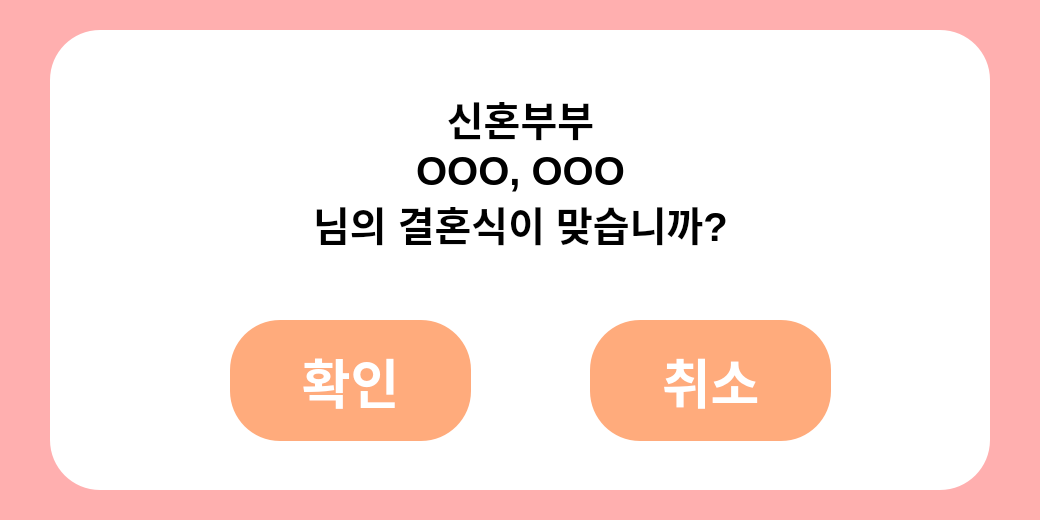
<?xml version="1.0" encoding="UTF-8"?>
<ui version="4.0">
 <class>chk_Dialog</class>
 <widget class="QDialog" name="chk_Dialog">
  <property name="windowModality">
   <enum>Qt::ApplicationModal</enum>
  </property>
  <property name="geometry">
   <rect>
    <x>0</x>
    <y>0</y>
    <width>1040</width>
    <height>520</height>
   </rect>
  </property>
  <property name="windowTitle">
   <string>Dialog</string>
  </property>
  <property name="styleSheet">
   <string notr="true">background:#FFAFAF;</string>
  </property>
  <widget class="QFrame" name="chk_D_frame">
   <property name="geometry">
    <rect>
     <x>50</x>
     <y>30</y>
     <width>940</width>
     <height>460</height>
    </rect>
   </property>
   <property name="styleSheet">
    <string notr="true">background: #FFFFFF;border-radius: 50px;</string>
   </property>
   <property name="frameShape">
    <enum>QFrame::StyledPanel</enum>
   </property>
   <property name="frameShadow">
    <enum>QFrame::Raised</enum>
   </property>
   <widget class="QPushButton" name="chk_D_button_3">
    <property name="geometry">
     <rect>
      <x>180</x>
      <y>290</y>
      <width>241</width>
      <height>121</height>
     </rect>
    </property>
    <property name="font">
     <font>
      <pointsize>40</pointsize>
      <bold>true</bold>
     </font>
    </property>
    <property name="styleSheet">
     <string notr="true">background: #FFAB7C;color: #FFFFFF;</string>
    </property>
    <property name="text">
     <string>확인</string>
    </property>
   </widget>
   <widget class="QPushButton" name="chk_D_button_4">
    <property name="geometry">
     <rect>
      <x>540</x>
      <y>290</y>
      <width>241</width>
      <height>121</height>
     </rect>
    </property>
    <property name="font">
     <font>
      <pointsize>40</pointsize>
      <bold>true</bold>
     </font>
    </property>
    <property name="styleSheet">
     <string notr="true">background: #FFAB7C;color: #FFFFFF;</string>
    </property>
    <property name="text">
     <string>취소</string>
    </property>
   </widget>
   <widget class="QLabel" name="chk_D_label_2">
    <property name="geometry">
     <rect>
      <x>230</x>
      <y>30</y>
      <width>481</width>
      <height>221</height>
     </rect>
    </property>
    <property name="font">
     <font>
      <pointsize>30</pointsize>
      <bold>true</bold>
     </font>
    </property>
    <property name="text">
     <string>신혼부부
OOO, OOO
님의 결혼식이 맞습니까?</string>
    </property>
    <property name="alignment">
     <set>Qt::AlignCenter</set>
    </property>
   </widget>
  </widget>
 </widget>
 <resources/>
 <connections>
  <connection>
   <sender>chk_D_button_3</sender>
   <signal>clicked()</signal>
   <receiver>chk_Dialog</receiver>
   <slot>accept()</slot>
   <hints>
    <hint type="sourcelabel">
     <x>357</x>
     <y>374</y>
    </hint>
    <hint type="destinationlabel">
     <x>367</x>
     <y>-13</y>
    </hint>
   </hints>
  </connection>
  <connection>
   <sender>chk_D_button_4</sender>
   <signal>clicked()</signal>
   <receiver>chk_Dialog</receiver>
   <slot>reject()</slot>
   <hints>
    <hint type="sourcelabel">
     <x>690</x>
     <y>395</y>
    </hint>
    <hint type="destinationlabel">
     <x>678</x>
     <y>-9</y>
    </hint>
   </hints>
  </connection>
 </connections>
 <slots>
  <slot>go_next_page()</slot>
 </slots>
</ui>
